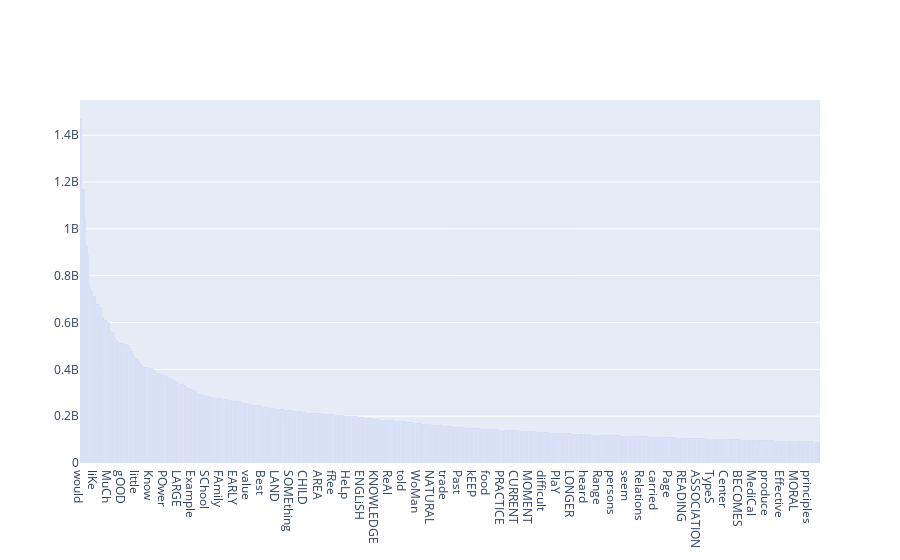

The code cell stored with this chart in its notebook:
### Code cell
import plotly.graph_objects as go

from plotly.offline import iplot

N = int(lower_merge.shape[0] / 90)
top = greater_3_df.nlargest(N, "count")
print(N)
fig = go.Bar(x=top.words, y=top["count"])
iplot([fig])
# lower_merge.set_index("words")["count"].plot.bar()

### Figure 1 — Plotly figure (JSON) as saved in the notebook; plotly's stock layout.template omitted (floating-point values rounded to 4 significant figures; data arrays with more than 128 entries replaced by an {"elided": "..."} marker saying what was removed)
{"data": [{"type": "bar", "x": {"elided": "2797 str values"}, "y": {"elided": "2797 int values"}}], "layout": {}}
